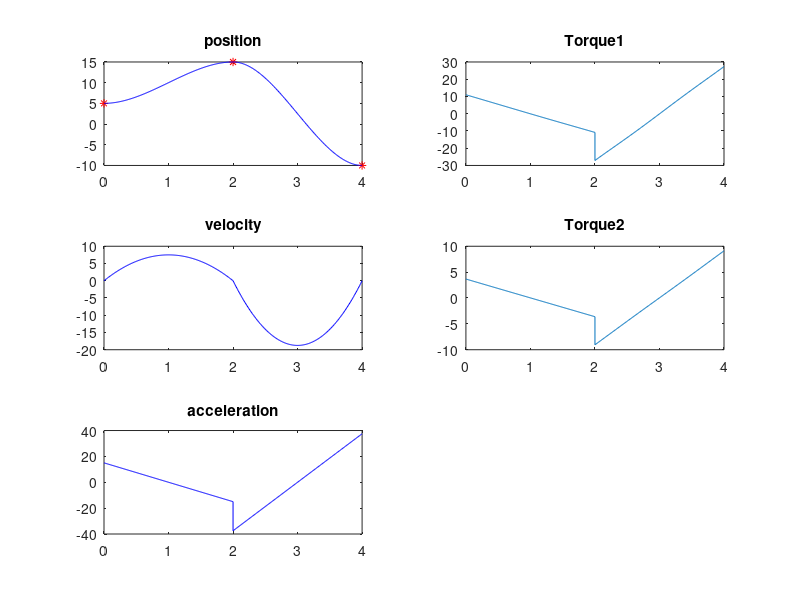

Source code (MATLAB):
degree2rad = pi/180;

theta0 = 5;
thetav = 15;
thetag = -10;

td = 2;

subplot(3,2,1)
plot(0,theta0,'r*');
hold on;
plot(td,thetav,'r*');
hold on;
plot(td+td,thetag,'r*');
hold on;

v0 = 0;
vv = 0;
vg = 0;

h0v = thetav - theta0;
a01 = theta0
a11 = v0
a21 = (3*h0v-(2*v0+vv)*td)/td^2
a31 = (-2*h0v+(v0+vv)*td)/td^3

t1 = 0:0.01:td;
p1 = a01 + a11*t1 + a21*t1.^2 + a31*t1.^3;
v1 = a11 + 2*a21*t1 + 3*a31*t1.^2;
a1 = 2*a21 + 6*a31*t1;
t = t1;
p = p1;
v = v1;
a = a1;

h1v = thetag - thetav;
a02 = thetav
a12 = vv
a22 = (3*h1v-(2*vv+vg)*td)/td^2
a32 = (-2*h1v+(vv+vg)*td)/td^3

t2 = 0:0.01:td;
p2 = a02 + a12*t2 + a22*t2.^2 + a32*t2.^3;
v2 = a12 + 2*a22*t2 + 3*a32*t2.^2;
a2 = 2*a22 + 6*a32*t2;
t = [t t2+t(end)];
p = [p p2];
v = [v v2];
a = [a a2];

subplot(3,2,1)
plot(t,p,'b')
title('position')
subplot(3,2,3)
plot(t,v,'b')
title('velocity')
subplot(3,2,5)
plot(t,a,'b')
title('acceleration')

% 机械臂参数
m1 = 12;
m2 = 12;

l1 = 1;
l2 = 1;

r1 = 0.5;
r2 = 0.5;

I1 = [0.0125,0,0;0,1.0025,0;0,0,1.01];
I2 = I1;

% 运动学方程
alpha = I1(3,3)+I2(3,3)+m1*r1^2+m2*(l1^2+r2^2)
beta = m2*l1*r2
delta = I2(3,3)+m2*r2^2

torque = zeros(2,length(t(:)));
for k=1:length(t(:))
    theta1 = p(1,k)*degree2rad;
    theta2 = p(1,k)*degree2rad;
    dtheta1 = v(1,k)*degree2rad;
    dtheta2 = v(1,k)*degree2rad;
    ddtheta1 = a(1,k)*degree2rad;
    ddtheta2 = a(1,k)*degree2rad;
    M = [alpha+2*beta*cos(theta2),delta+beta*cos(theta2);
        delta+beta*cos(theta2), delta];
    C = [-beta*sin(theta2)*dtheta2,-beta*sin(theta2)*(dtheta1+dtheta2);
        beta*sin(theta2)*dtheta1,0];
    torque(:,k) = M*[ddtheta1;ddtheta2]+C*[dtheta1;dtheta2];
end
subplot(3,2,2)
plot(t,torque(1,:));
title('Torque1');
subplot(3,2,4)
plot(t,torque(2,:));
title('Torque2');